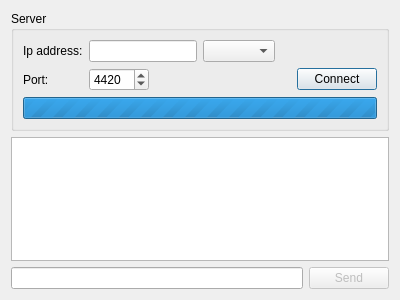
<?xml version="1.0" encoding="UTF-8"?>
<ui version="4.0">
 <class>ClientDialog</class>
 <widget class="QDialog" name="ClientDialog">
  <property name="geometry">
   <rect>
    <x>0</x>
    <y>0</y>
    <width>400</width>
    <height>300</height>
   </rect>
  </property>
  <property name="windowTitle">
   <string>Dialog</string>
  </property>
  <layout class="QVBoxLayout" name="verticalLayout_2">
   <item>
    <widget class="QGroupBox" name="groupBox">
     <property name="title">
      <string>Server</string>
     </property>
     <layout class="QVBoxLayout" name="verticalLayout">
      <item>
       <layout class="QHBoxLayout" name="horizontalLayout_2">
        <item>
         <widget class="QLabel" name="lHost">
          <property name="minimumSize">
           <size>
            <width>60</width>
            <height>0</height>
           </size>
          </property>
          <property name="text">
           <string>Ip address:</string>
          </property>
         </widget>
        </item>
        <item>
         <widget class="QLineEdit" name="leHost">
          <property name="sizePolicy">
           <sizepolicy hsizetype="Preferred" vsizetype="Fixed">
            <horstretch>0</horstretch>
            <verstretch>0</verstretch>
           </sizepolicy>
          </property>
         </widget>
        </item>
        <item>
         <widget class="QComboBox" name="cbxHosts"/>
        </item>
        <item>
         <spacer name="horizontalSpacer_2">
          <property name="orientation">
           <enum>Qt::Horizontal</enum>
          </property>
          <property name="sizeHint" stdset="0">
           <size>
            <width>40</width>
            <height>20</height>
           </size>
          </property>
         </spacer>
        </item>
       </layout>
      </item>
      <item>
       <layout class="QHBoxLayout" name="horizontalLayout">
        <item>
         <widget class="QLabel" name="lPort">
          <property name="minimumSize">
           <size>
            <width>60</width>
            <height>0</height>
           </size>
          </property>
          <property name="text">
           <string>Port:</string>
          </property>
         </widget>
        </item>
        <item>
         <widget class="QSpinBox" name="spbxPort">
          <property name="minimumSize">
           <size>
            <width>60</width>
            <height>0</height>
           </size>
          </property>
          <property name="minimum">
           <number>80</number>
          </property>
          <property name="maximum">
           <number>9999</number>
          </property>
          <property name="value">
           <number>4420</number>
          </property>
         </widget>
        </item>
        <item>
         <spacer name="horizontalSpacer">
          <property name="orientation">
           <enum>Qt::Horizontal</enum>
          </property>
          <property name="sizeHint" stdset="0">
           <size>
            <width>40</width>
            <height>20</height>
           </size>
          </property>
         </spacer>
        </item>
        <item>
         <widget class="QPushButton" name="btnConnect">
          <property name="text">
           <string>Connect</string>
          </property>
         </widget>
        </item>
       </layout>
      </item>
      <item>
       <widget class="QProgressBar" name="progressBar">
        <property name="maximum">
         <number>0</number>
        </property>
        <property name="value">
         <number>-1</number>
        </property>
        <property name="textVisible">
         <bool>false</bool>
        </property>
       </widget>
      </item>
     </layout>
    </widget>
   </item>
   <item>
    <widget class="QListWidget" name="listWidget"/>
   </item>
   <item>
    <layout class="QHBoxLayout" name="horizontalLayout_3">
     <property name="leftMargin">
      <number>0</number>
     </property>
     <property name="topMargin">
      <number>0</number>
     </property>
     <item>
      <widget class="QLineEdit" name="leMessage"/>
     </item>
     <item>
      <widget class="QPushButton" name="btnSend">
       <property name="enabled">
        <bool>false</bool>
       </property>
       <property name="text">
        <string>Send</string>
       </property>
      </widget>
     </item>
    </layout>
   </item>
  </layout>
 </widget>
 <resources/>
 <connections/>
</ui>
